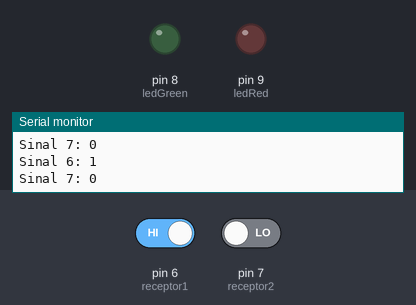
This sketch was run on a simulated Arduino Uno, built with avr-gcc and run on an emulated ATmega328P. On the bench: output pins drawn as LEDs (lit = HIGH), the last lines printed to the serial monitor. The test bench sets the inputs (shaded band); at power-on: pin 6 (receptor1) HIGH, pin 7 (receptor2) LOW. Pins used as bus, display or sensor lines are not drawn.

Above: at 1.6 s.
1.7 s: pin 6 (receptor1) driven LOW and pin 7 (receptor2) driven HIGH
At 7.3 s:
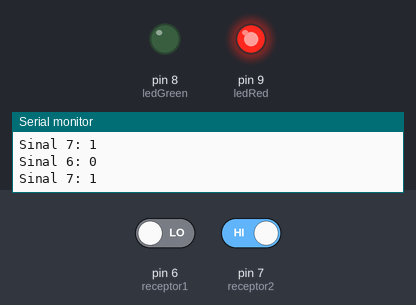
At 11.4 s:
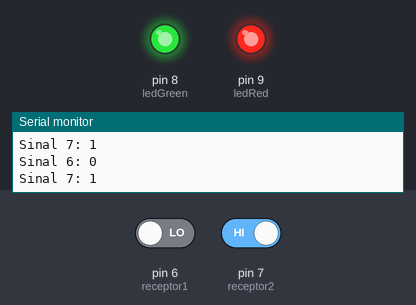
Timing chart, 0 to 12.9 s (numbered marks = the images above; inputs shaded):
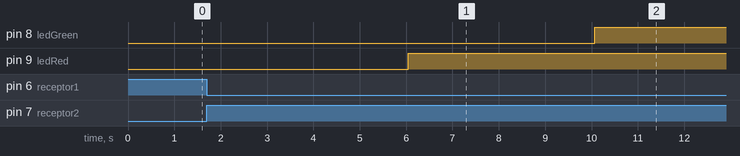

The sketch:

quarto-infra.ino
```cpp
const int infra1 = 11;
const int infra2 = 10;
const int receptor1 = 6;
const int receptor2 = 7;
const int ledRed = 9;
const int ledGreen = 8;

int count = 0;

byte iv1;
byte iv2;

void setup() {
  pinMode(infra1, OUTPUT);
  pinMode(infra2, OUTPUT);
  pinMode(ledRed, OUTPUT);
  pinMode(ledGreen, OUTPUT);
  Serial.begin(9600);
}
void loop() {
   for (byte i = 1; i <= 38; i++) {
    digitalWrite(infra1, HIGH);
    delayMicroseconds(13);
    digitalWrite(infra1, LOW);
    delayMicroseconds(13);
  }
  // primeira leitura
  iv1 = digitalRead(receptor1);
  Serial.print("Sinal 6: ");
  Serial.println(iv1);

  for (byte i = 1; i <= 38; i++) {
    digitalWrite(infra2, HIGH);
    delayMicroseconds(13);
    digitalWrite(infra2, LOW);
    delayMicroseconds(13);
  }
  // segunda leitura
  iv2 = digitalRead(receptor2);
  Serial.print("Sinal 7: ");
  Serial.println(iv2);
  delay(400);

  // incrementa o contador quando uma das leituras for 'cortada'
  if(iv1 == 0 || iv2 == 1){
    count++;
  }

   switch(count){
      case 10:
              digitalWrite(ledRed, HIGH);
        break;
      case 20: digitalWrite(ledGreen, HIGH);
        break;
      case 50: digitalWrite(ledRed, LOW);
               digitalWrite(ledGreen, LOW);
               count = 0;
        break;
   }
}
```

Measured:
- after the input at 1.7 s, pin 8 (ledGreen): LOW → HIGH after 8.4 s; pin 9 (ledRed): LOW → HIGH after 4.3 s
